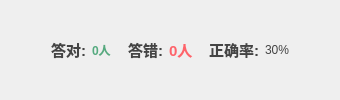
              <widget class="QWidget" name="widget_stuPerCount" native="true">
               <layout class="QHBoxLayout" name="horizontalLayout_14">
                <item>
                 <spacer name="horizontalSpacer_11">
                  <property name="orientation">
                   <enum>Qt::Horizontal</enum>
                  </property>
                  <property name="sizeHint" stdset="0">
                   <size>
                    <width>40</width>
                    <height>20</height>
                   </size>
                  </property>
                 </spacer>
                </item>
                <item alignment="Qt::AlignRight">
                 <widget class="QLabel" name="label_17">
                  <property name="styleSheet">
                   <string notr="true">color: rgb(68, 68, 68);
font: 75 14px &quot;微软雅黑&quot;;
color:rgba(68,68,68,1);</string>
                  </property>
                  <property name="text">
                   <string>&lt;html&gt;&lt;head/&gt;&lt;body&gt;&lt;p&gt;&lt;span style=&quot; font-size:11pt; font-weight:600;&quot;&gt;答对:&lt;/span&gt;&lt;/p&gt;&lt;/body&gt;&lt;/html&gt;</string>
                  </property>
                 </widget>
                </item>
                <item>
                 <widget class="QLabel" name="label_right_count">
                  <property name="styleSheet">
                   <string notr="true">color: rgb(85, 170, 127);


font: 75 14px &quot;微软雅黑&quot;;
font-weight:500;
line-height:20px;</string>
                  </property>
                  <property name="text">
                   <string>&lt;html&gt;&lt;head/&gt;&lt;body&gt;&lt;p&gt;&lt;span style=&quot; font-weight:600;&quot;&gt;0人&lt;/span&gt;&lt;/p&gt;&lt;/body&gt;&lt;/html&gt;</string>
                  </property>
                 </widget>
                </item>
                <item>
                 <spacer name="horizontalSpacer_13">
                  <property name="orientation">
                   <enum>Qt::Horizontal</enum>
                  </property>
                  <property name="sizeType">
                   <enum>QSizePolicy::Fixed</enum>
                  </property>
                  <property name="sizeHint" stdset="0">
                   <size>
                    <width>10</width>
                    <height>20</height>
                   </size>
                  </property>
                 </spacer>
                </item>
                <item>
                 <widget class="QLabel" name="label_15">
                  <property name="styleSheet">
                   <string notr="true">color: rgb(68, 68, 68);
font-weight:500;
color:rgba(68,68,68,1);
font: 75 14px &quot;微软雅黑&quot;;</string>
                  </property>
                  <property name="text">
                   <string>&lt;html&gt;&lt;head/&gt;&lt;body&gt;&lt;p&gt;&lt;span style=&quot; font-size:11pt; font-weight:600;&quot;&gt;答错:&lt;/span&gt;&lt;/p&gt;&lt;/body&gt;&lt;/html&gt;</string>
                  </property>
                 </widget>
                </item>
                <item>
                 <widget class="QLabel" name="label_err_count">
                  <property name="styleSheet">
                   <string notr="true">color: rgb(254,99,106);
font: 75 14px &quot;微软雅黑&quot;;
font-weight:500;
line-height:20px;


</string>
                  </property>
                  <property name="text">
                   <string>&lt;html&gt;&lt;head/&gt;&lt;body&gt;&lt;p&gt;&lt;span style=&quot; font-size:11pt; font-weight:600;&quot;&gt;0人&lt;/span&gt;&lt;/p&gt;&lt;/body&gt;&lt;/html&gt;</string>
                  </property>
                 </widget>
                </item>
                <item>
                 <spacer name="horizontalSpacer_14">
                  <property name="orientation">
                   <enum>Qt::Horizontal</enum>
                  </property>
                  <property name="sizeType">
                   <enum>QSizePolicy::Fixed</enum>
                  </property>
                  <property name="sizeHint" stdset="0">
                   <size>
                    <width>10</width>
                    <height>20</height>
                   </size>
                  </property>
                 </spacer>
                </item>
                <item>
                 <widget class="QLabel" name="label_10">
                  <property name="styleSheet">
                   <string notr="true">color: rgb(68, 68, 68);
font-weight:500;
color:rgba(68,68,68,1);
font: 75 14px &quot;微软雅黑&quot;;</string>
                  </property>
                  <property name="text">
                   <string>&lt;html&gt;&lt;head/&gt;&lt;body&gt;&lt;p&gt;&lt;span style=&quot; font-size:11pt; font-weight:600;&quot;&gt;正确率:&lt;/span&gt;&lt;/p&gt;&lt;/body&gt;&lt;/html&gt;</string>
                  </property>
                 </widget>
                </item>
                <item>
                 <widget class="QLabel" name="label_accuracy">
                  <property name="styleSheet">
                   <string notr="true">color: rgb(68, 68, 68);
font-weight:700;
color:rgba(68,68,68,1);
font: 75 14px &quot;微软雅黑&quot;;
font-weight:600;
</string>
                  </property>
                  <property name="text">
                   <string>&lt;html&gt;&lt;head/&gt;&lt;body&gt;&lt;p&gt;&lt;span style=&quot; font-weight:400;&quot;&gt;30%&lt;/span&gt;&lt;/p&gt;&lt;/body&gt;&lt;/html&gt;</string>
                  </property>
                 </widget>
                </item>
                <item>
                 <spacer name="horizontalSpacer_12">
                  <property name="orientation">
                   <enum>Qt::Horizontal</enum>
                  </property>
                  <property name="sizeHint" stdset="0">
                   <size>
                    <width>40</width>
                    <height>20</height>
                   </size>
                  </property>
                 </spacer>
                </item>
               </layout>
              </widget>
